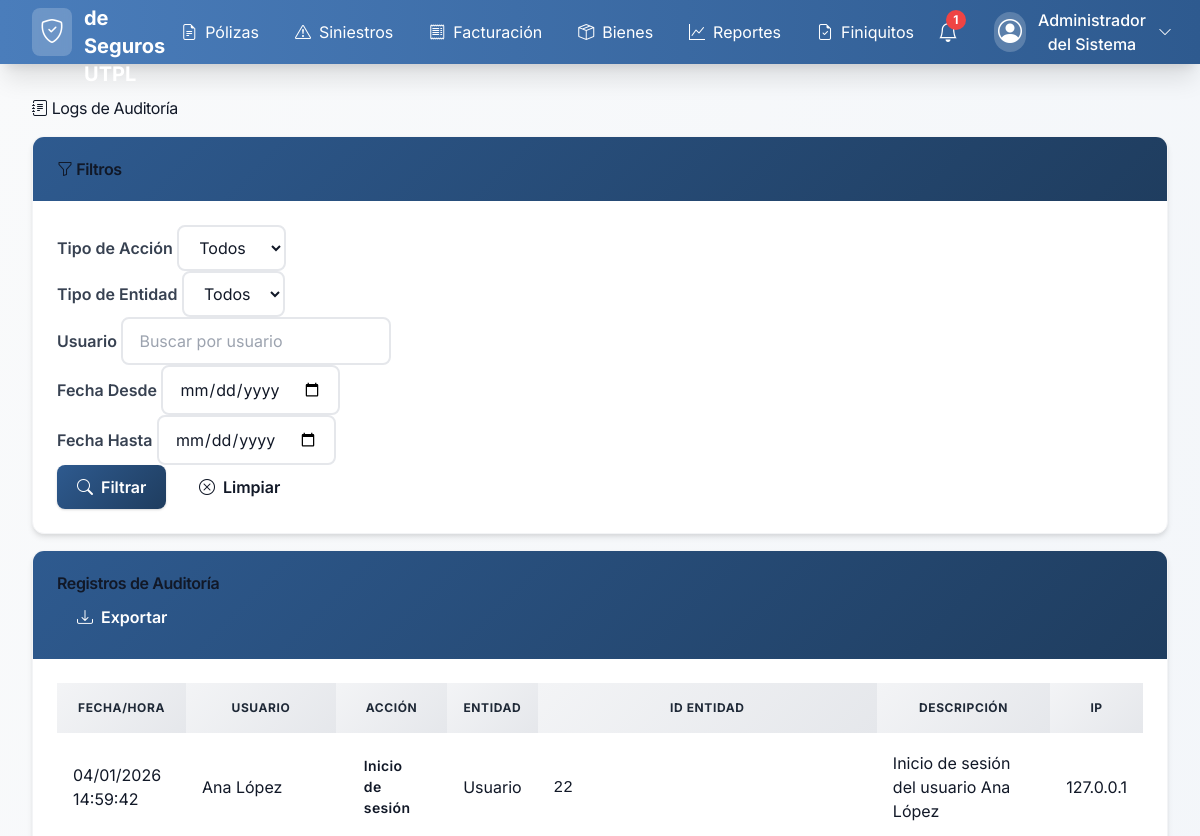
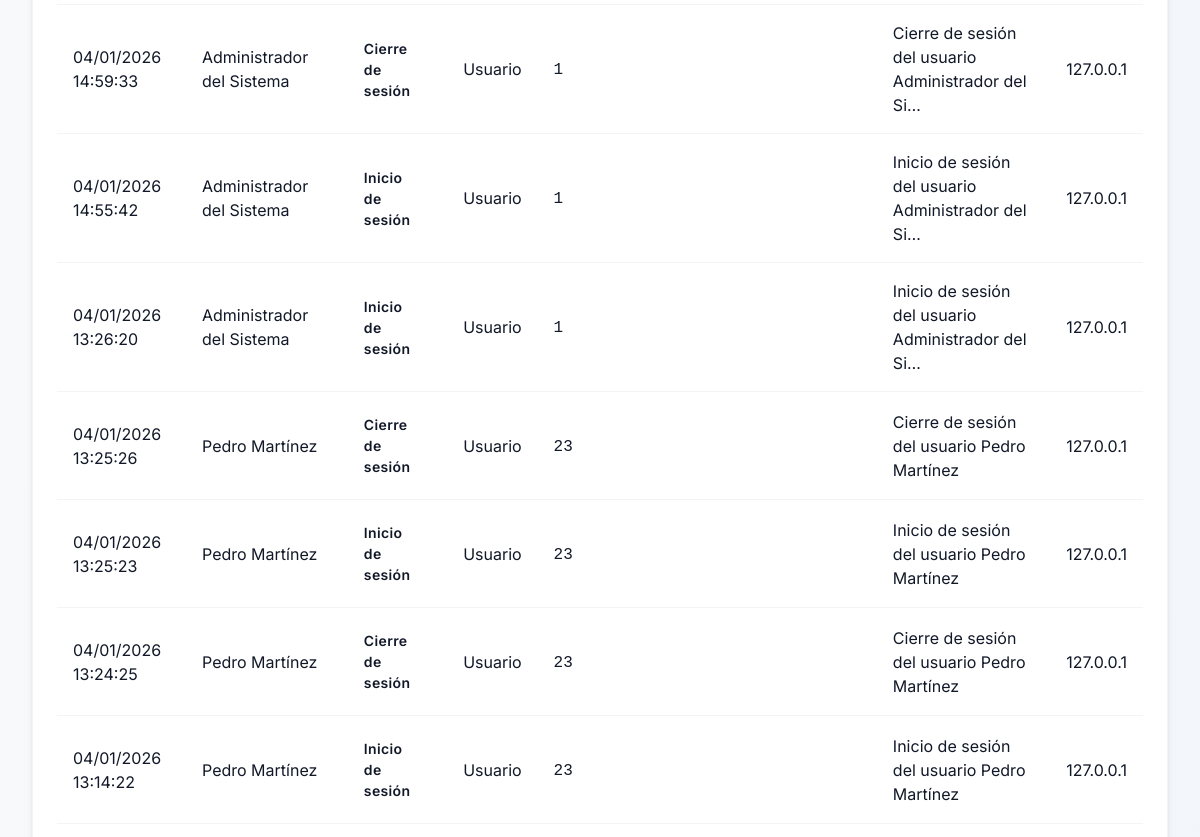
The app's page /audit/ (signed in, upper part), older data (2 pictures, top to bottom).
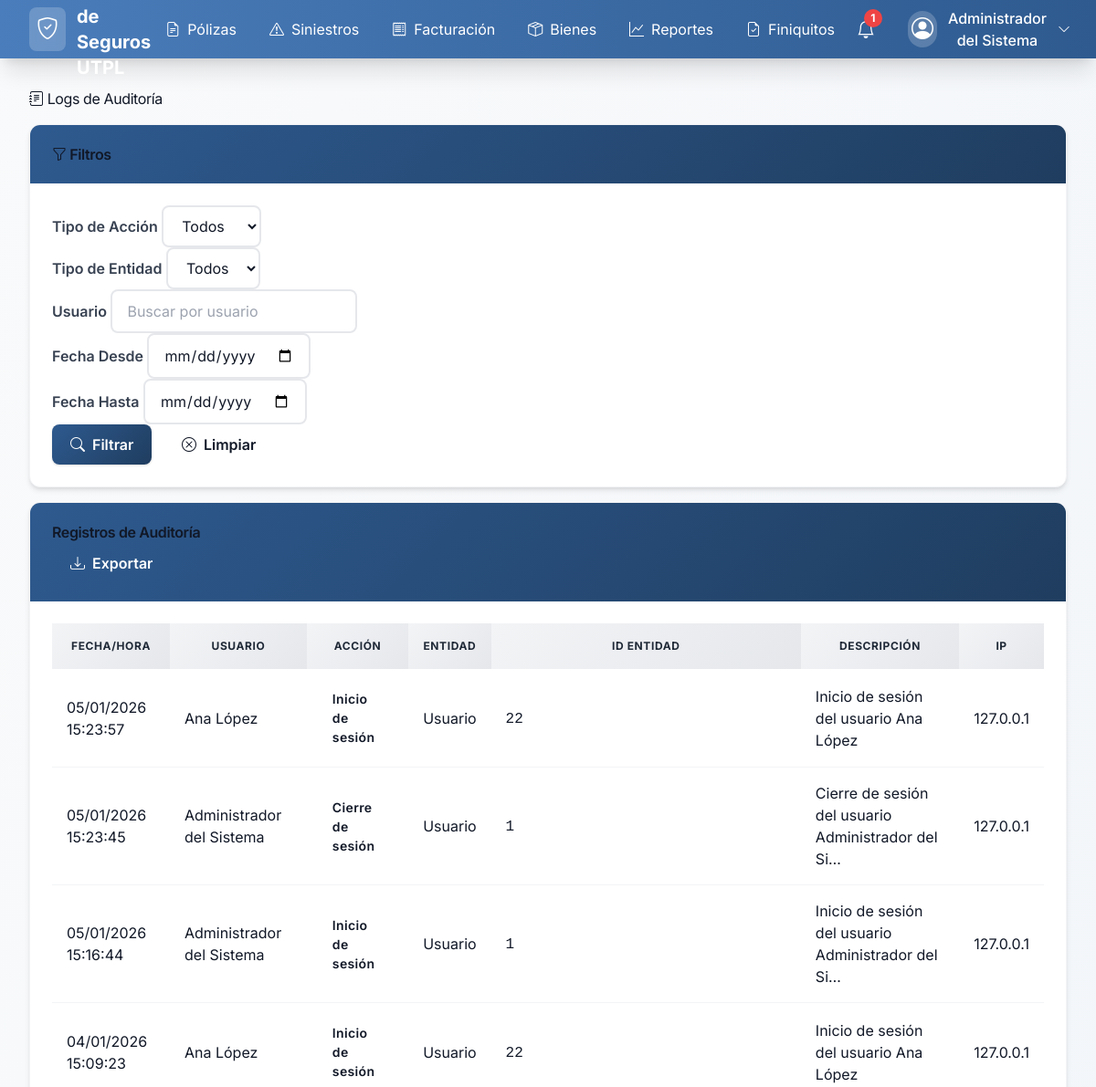
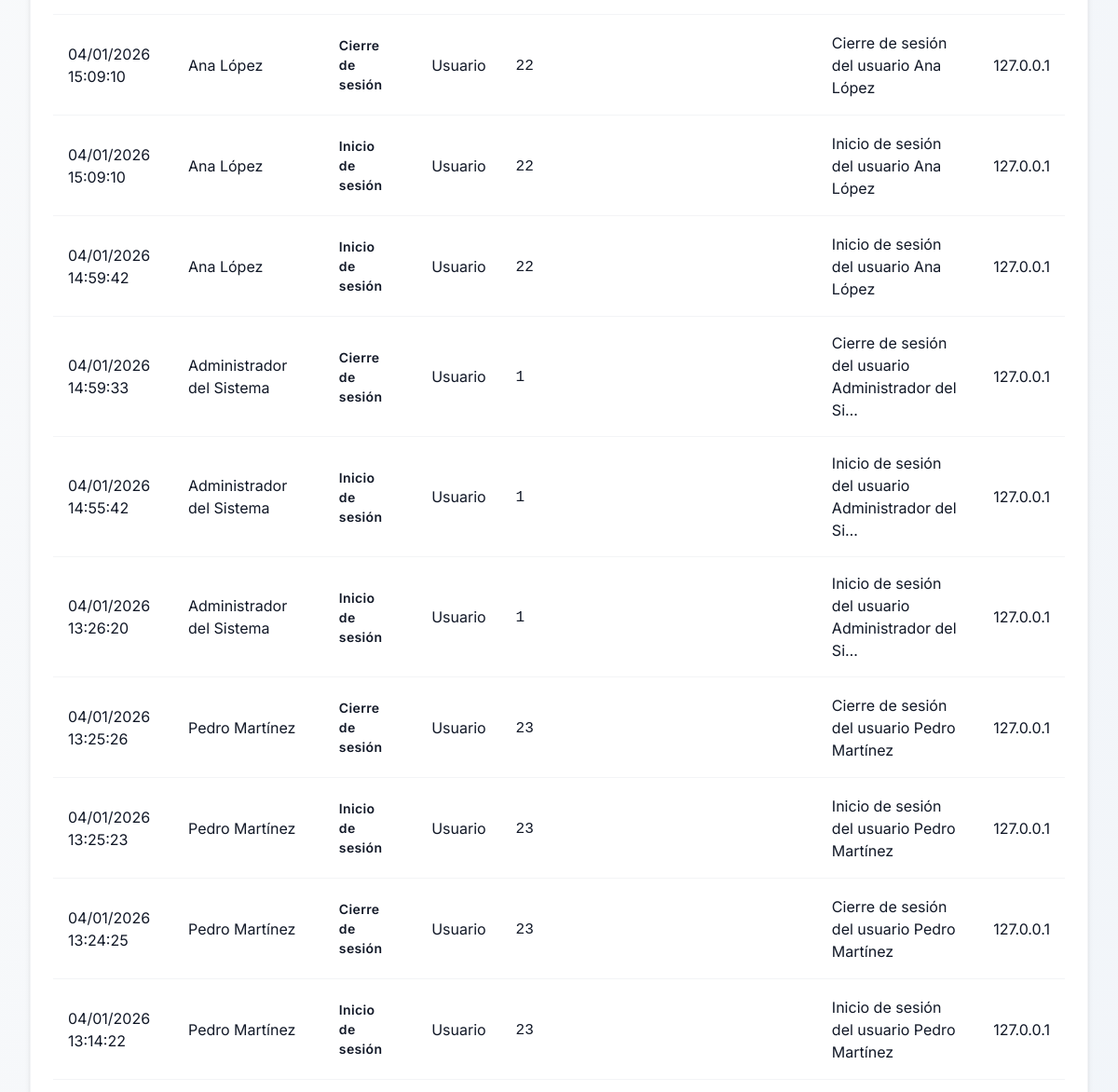
The same page, newer data (2 pictures, top to bottom).
### audit/models.py (models this page shows, shortened)
class AuditLog(models.Model):
    ACTION_TYPE_CHOICES = [
        ('create', _('Crear')),
        ('update', _('Actualizar')),
        ('delete', _('Eliminar')),
        ('login', _('Inicio de sesión')),
        ('logout', _('Cierre de sesión')),
        ('export', _('Exportación')),
        ('status_change', _('Cambio de estado')),
        ('payment', _('Pago')),
        ('document_upload', _('Subida de documento')),
    ]
    ENTITY_TYPE_CHOICES = [
        ('policy', _('Póliza')),
        ('claim', _('Siniestro')),
        ('invoice', _('Factura')),
        ('asset', _('Activo')),
        ('user', _('Usuario')),
        ('insurance_company', _('Compañía aseguradora')),
        ('broker', _('Corredor')),
        ('notification', _('Notificación')),
    ]
    user = models.ForeignKey(
        UserProfile,
        on_delete=models.SET_NULL,
        null=True,
        blank=True,
        verbose_name=_('Usuario'),
        related_name='audit_logs'
    )
    action_type = models.CharField(
        _('Tipo de acción'),
        max_length=20,
        choices=ACTION_TYPE_CHOICES
    )
    entity_type = models.CharField(
        _('Tipo de entidad'),
        max_length=20,
        choices=ENTITY_TYPE_CHOICES
    )
    entity_id = models.CharField(
        _('ID de la entidad'),
        max_length=100,
        help_text=_('ID de la entidad afectada')
    )
    content_type = models.ForeignKey(
        ContentType,
        on_delete=models.CASCADE,
        null=True,
        blank=True
    )
    object_id = models.PositiveIntegerField(null=True, blank=True)
    content_object = GenericForeignKey('content_type', 'object_id')
    old_values = models.JSONField(
        _('Valores anteriores'),
        null=True,
        blank=True,
        help_text=_('JSON con los valores anteriores del registro')
    )
    new_values = models.JSONField(
        _('Valores nuevos'),
        null=True,
        blank=True,
        help_text=_('JSON con los valores nuevos del registro')
    )
    description = models.TextField(
        _('Descripción'),
        help_text=_('Descripción detallada de la acción realizada')
    )
    ip_address = models.GenericIPAddressField(
        _('Dirección IP'),
        null=True,
        blank=True
    )
    user_agent = models.TextField(
        _('User Agent'),
        null=True,
        blank=True,
        help_text=_('Información del navegador/dispositivo del usuario')
    )
    created_at = models.DateTimeField(_('Fecha de creación'), auto_now_add=True)
    class Meta:
        verbose_name = _('Log de Auditoría')
        verbose_name_plural = _('Logs de Auditoría')
        ordering = ['-created_at']
        indexes = [
            models.Index(fields=['user', '-created_at']),
            models.Index(fields=['action_type', '-created_at']),
            models.Index(fields=['entity_type', 'entity_id']),
            models.Index(fields=['-created_at']),
        ]

### accounts/models.py (models this page shows, shortened)
class UserProfile(AbstractUser):
    ROLE_CHOICES = [
        ('admin', _('Administrador')),
        ('insurance_manager', _('Gerente de Seguros')),
        ('requester', _('Custodio de Bienes')),
    ]
    full_name = models.CharField(
        _('Nombre completo'),
        max_length=255,
        blank=True
    )
    role = models.CharField(
        _('Rol'),
        max_length=20,
        choices=ROLE_CHOICES,
        default='requester'
    )
    department = models.CharField(
        _('Departamento'),
        max_length=100,
        blank=True
    )
    phone = models.CharField(
        _('Teléfono'),
        max_length=20,
        blank=True
    )
    created_at = models.DateTimeField(_('Fecha de creación'), auto_now_add=True)
    updated_at = models.DateTimeField(_('Fecha de actualización'), auto_now=True)
    class Meta:
        verbose_name = _('Perfil de Usuario')
        verbose_name_plural = _('Perfiles de Usuario')
        ordering = ['-created_at']
    def get_full_name(self):
        if self.full_name:
            return self.full_name
        return super().get_full_name() or self.username
    def get_role_permissions(self):
        permissions_map = {
            'admin': [
                'users_read', 'users_write', 'users_create', 'users_update', 'users_delete', 'users_manage',
                'policies_read', 'policies_write', 'policies_create', 'policies_update', 'policies_delete', 'policies_manage',
                'claims_read', 'claims_write', 'claims_update', 'claims_delete', 'claims_manage',
                'invoices_read', 'invoices_write', 'invoices_create', 'invoices_update', 'invoices_delete', 'invoices_manage',
                'assets_read', 'assets_write', 'assets_create', 'assets_update', 'assets_delete', 'assets_manage',
                'reports_read', 'reports_write', 'reports_create', 'reports_update', 'reports_delete', 'reports_manage',
                'insurance_companies_read', 'insurance_companies_write', 'insurance_companies_create', 'insurance_companies_update', 'insurance_companies_delete', 'insurance_companies_manage',
                'brokers_read', 'brokers_write', 'brokers_create', 'brokers_update', 'brokers_delete', 'brokers_manage',
                'settings_read', 'settings_write', 'settings_create', 'settings_update', 'settings_delete', 'settings_manage',
                'alerts_read', 'alerts_create', 'alerts_write', 'alerts_execute', 'alerts_delete'
            ],
            'insurance_manager': [
                'users_read',
                'policies_read', 'policies_write', 'policies_create', 'policies_update', 'policies_delete',
                'claims_read', 'claims_write', 'claims_update', 'claims_manage',
                'invoices_read', 'invoices_write', 'invoices_create', 'invoices_update',
                'assets_read',
                'reports_read',
                'insurance_companies_read', 'insurance_companies_write', 'insurance_companies_create', 'insurance_companies_update',
                'brokers_read', 'brokers_write', 'brokers_create', 'brokers_update'
            ],
            'requester': [
                'claims_read', 'claims_write', 'claims_create',
                'assets_read'  # Only their own assets
            ]
        }
        return permissions_map.get(self.role, [])

### audit/views.py (the view)
# urls.py: path('', views.audit_log_list, name='audit_log_list'),
@login_required
@user_passes_test(lambda u: u.role in ['admin', 'insurance_manager'])
def audit_log_list(request):
    action_type = request.GET.get('action_type', '')
    entity_type = request.GET.get('entity_type', '')
    user_filter = request.GET.get('user', '')
    date_from = request.GET.get('date_from', '')
    date_to = request.GET.get('date_to', '')
    logs = AuditLog.objects.all().select_related('user').order_by('-created_at')
    if action_type:
        logs = logs.filter(action_type=action_type)
    if entity_type:
        logs = logs.filter(entity_type=entity_type)
    if user_filter:
        logs = logs.filter(Q(user__username__icontains=user_filter) | Q(user__full_name__icontains=user_filter))
    if date_from:
        logs = logs.filter(created_at__date__gte=date_from)
    if date_to:
        logs = logs.filter(created_at__date__lte=date_to)
    paginator = Paginator(logs, 50)  # 50 logs per page
    page_number = request.GET.get('page')
    page_obj = paginator.get_page(page_number)
    action_types = AuditLog.objects.values_list('action_type', flat=True).distinct()
    entity_types = AuditLog.objects.values_list('entity_type', flat=True).distinct()
    context = {
        'page_obj': page_obj,
        'action_types': action_types,
        'entity_types': entity_types,
        'filters': {
            'action_type': action_type,
            'entity_type': entity_type,
            'user': user_filter,
            'date_from': date_from,
            'date_to': date_to,
        }
    }
    return render(request, 'audit/audit_log_list.html', context)

### accounts/context_processors.py (called while the page is built, shortened)
def user_permissions(request):
    if request.user.is_authenticated and isinstance(request.user, UserProfile):
        unread_notifications_count = request.user.notifications.filter(is_read=False).count()
        recent_notifications = request.user.notifications.filter(is_read=False)[:5]
        return {
            'user_permissions': request.user.get_role_permissions(),
            'user_role': request.user.role,
            'user_full_name': request.user.get_full_name(),
            'unread_notifications_count': unread_notifications_count,
            'recent_notifications': recent_notifications,
        }

### templates/audit/audit_log_list.html (shortened to what the changed rows need)
{% extends 'base.html' %}
{% load static %}
{% block content %}
<div class="row">
    <div class="col-12">
        <h1 class="mb-4">
            <i class="bi bi-journal-text"></i> Logs de Auditoría
        </h1>
    </div>
</div>
<div class="row">
    <div class="col-12">
        <div class="card">
            <div class="card-body">
                {% if page_obj %}
                <div class="table-responsive">
                    <table class="table table-striped table-hover table-sm">
                        <thead class="table-dark">
                            <tr>
                                <th>Fecha/Hora</th>
                                <th>Usuario</th>
                                <th>Acción</th>
                                <th>Entidad</th>
                                <th>ID Entidad</th>
                                <th>Descripción</th>
                                <th>IP</th>
                            </tr>
                        </thead>
                        <tbody>
                            {% for log in page_obj %}
                            <tr>
                                <td>{{ log.created_at|date:"d/m/Y H:i:s" }}</td>
                                <td>
                                    {% if log.user %}
                                        {{ log.user.get_full_name }}
                                    {% else %}
                                        <span class="text-muted">Sistema</span>
                                    {% endif %}
                                </td>
                                <td>
                                    <span class="badge bg-secondary">{{ log.get_action_type_display }}</span>
                                </td>
                                <td>{{ log.get_entity_type_display }}</td>
                                <td><code>{{ log.entity_id }}</code></td>
                                <td>
                                    <span title="{{ log.description }}">
                                        {{ log.description|truncatechars:50 }}
                                    </span>
                                </td>
                                <td>{{ log.ip_address|default:"-" }}</td>
                            </tr>
                            {% endfor %}
                        </tbody>
                    </table>
                </div>
                {% else %}
                <div class="text-center py-5">
                    <i class="bi bi-journal-x text-muted" style="font-size: 3rem;"></i>
                    <h4 class="text-muted mt-3">No hay registros de auditoría</h4>
                    <p class="text-muted">Los registros aparecerán aquí cuando se realicen acciones en el sistema.</p>
                </div>
                {% endif %}
            </div>
        </div>
    </div>
</div>
{% endblock %}

Row changes from the older to the newer data that the page shows:
added AuditLog: created_at "05/01/2026 15:23:57", user.get_full_name "Ana López", action_type "Inicio de sesión", entity_type "Usuario", entity_id "22", description "Inicio de sesión del usuario Ana López", ip_address "127.0.0.1"
added AuditLog: created_at "05/01/2026 15:23:45", user.get_full_name "Administrador del Sistema", action_type "Cierre de sesión", entity_type "Usuario", entity_id "1", description "Cierre de sesión del usuario Administrador del Si…", ip_address "127.0.0.1"
added AuditLog: created_at "05/01/2026 15:16:44", user.get_full_name "Administrador del Sistema", action_type "Inicio de sesión", entity_type "Usuario", entity_id "1", description "Inicio de sesión del usuario Administrador del Si…", ip_address "127.0.0.1"
added AuditLog: created_at "04/01/2026 15:09:23", user.get_full_name "Ana López", action_type "Inicio de sesión", entity_type "Usuario", entity_id "22", description "Inicio de sesión del usuario Ana López", ip_address "127.0.0.1"
added AuditLog: created_at "04/01/2026 15:09:10", user.get_full_name "Ana López", action_type "Cierre de sesión", entity_type "Usuario", entity_id "22", description "Cierre de sesión del usuario Ana López", ip_address "127.0.0.1"
added AuditLog: created_at "04/01/2026 15:09:10", user.get_full_name "Ana López", action_type "Inicio de sesión", entity_type "Usuario", entity_id "22", description "Inicio de sesión del usuario Ana López", ip_address "127.0.0.1"
